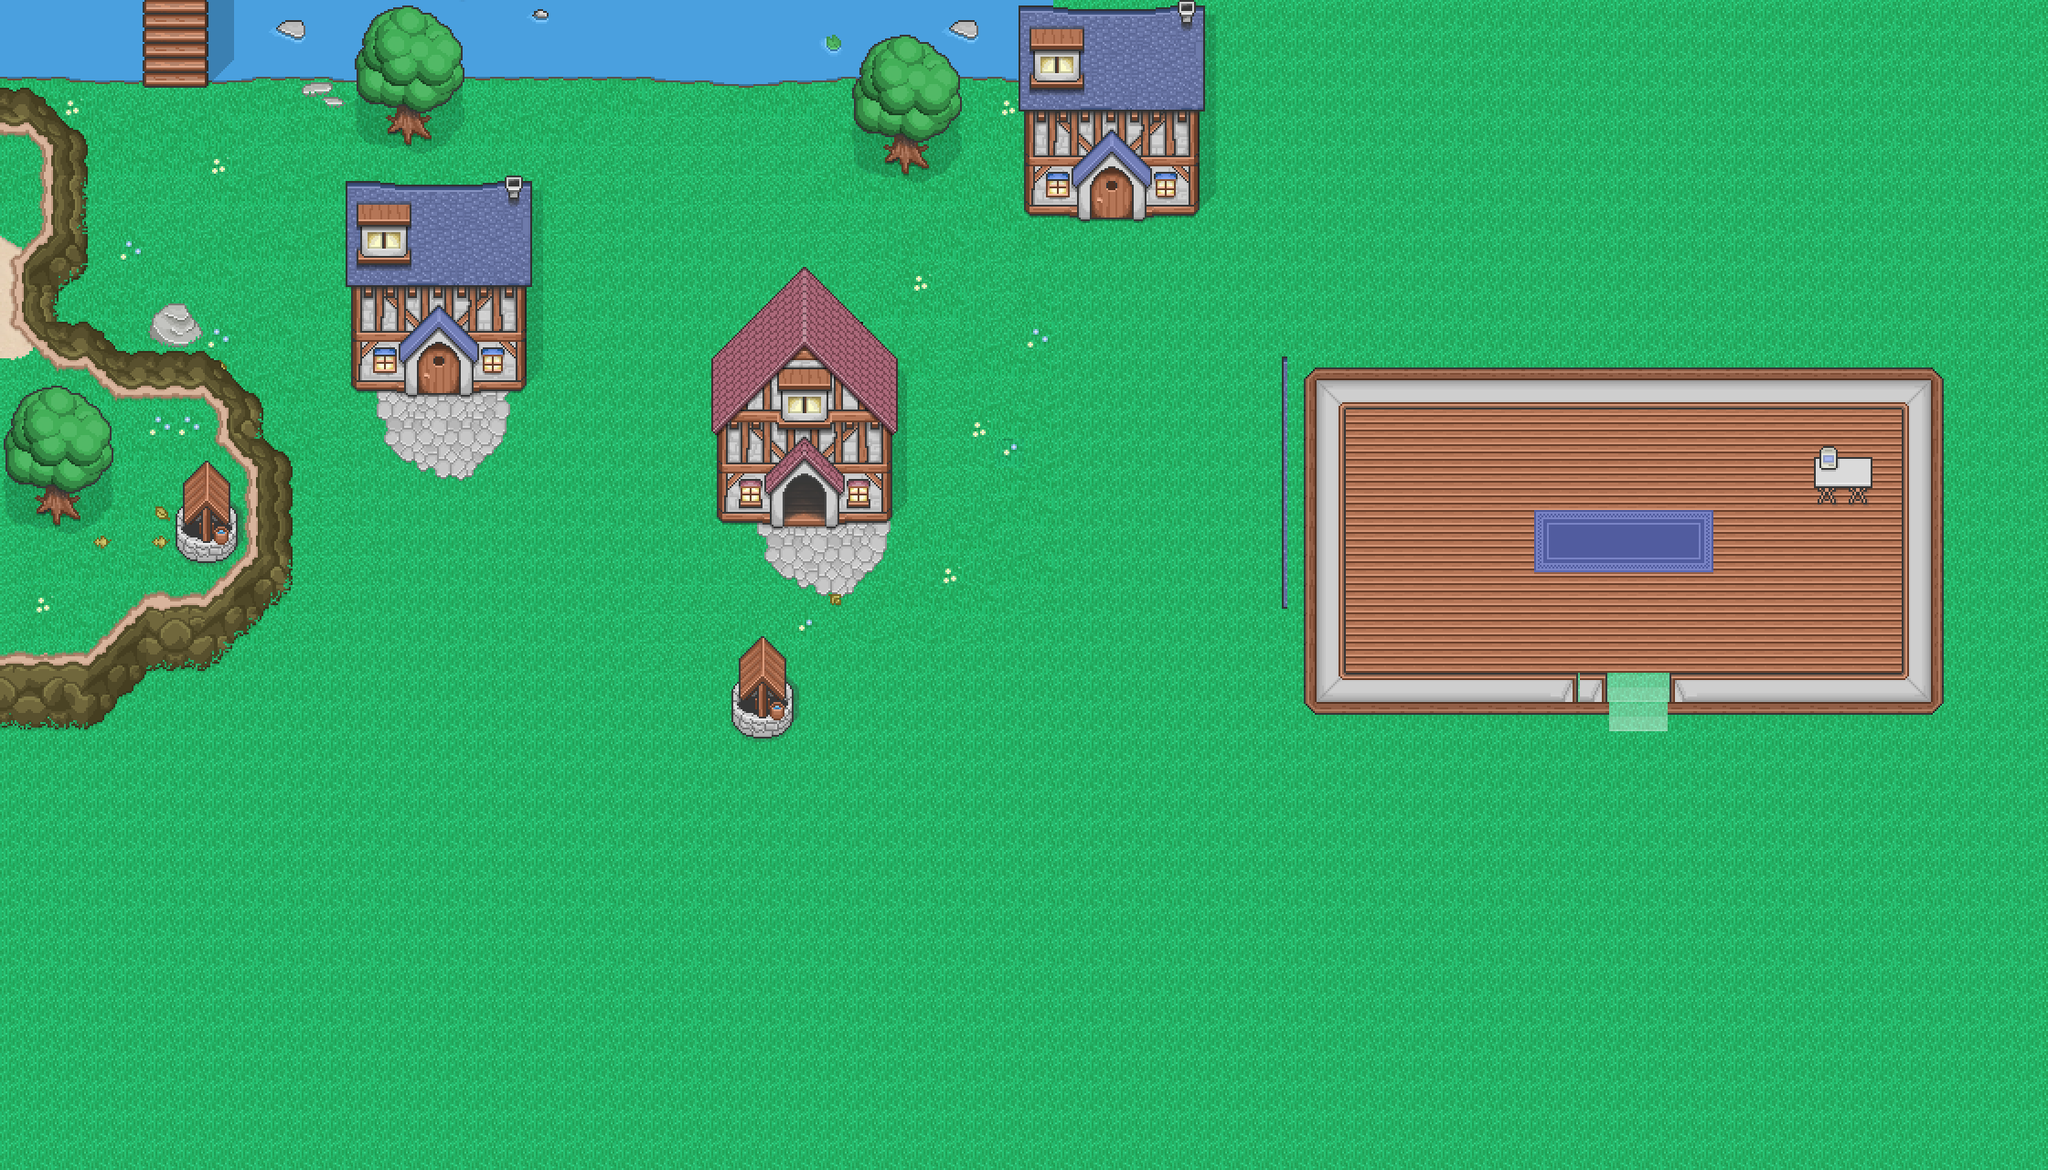

This is a level from a 2D game, rendered from its Tiled map with the project's own tilesets. A one-line summary and the map file follow, with tile-layer data summarised:
An orthogonal 70x40 tile map with 32x32 px tiles, 17 tile layers (ground, groundvariations, mud, grass, ...), 1 hidden layer not drawn and 4 objects (3x MobSpawn, NpcSpawn).

<map version="1.0" orientation="orthogonal" width="70" height="40" tilewidth="32" tileheight="32">
 <properties>
  <property name="LeftExitPoint" value="2" />
  <property name="RightExitPoint" value="1" />
  <property name="UpExitPoint" value="2" />
 </properties>
 <tileset firstgid="1" source="tilesheet.tsx" />
 <layer name="ground" width="70" height="40">
  <data>[2800 cells, 162 non-empty, 4 distinct tile ids]</data>
 </layer>
 <layer name="groundvariations" width="70" height="40">
  <data>[2800 cells, 22 non-empty, 17 distinct tile ids]</data>
 </layer>
 <layer name="mud" width="70" height="40">
  <data>[2800 cells, 4 non-empty, 1 distinct tile ids]</data>
 </layer>
 <layer name="grass" width="70" height="40">
  <data>[2800 cells, 2772 non-empty, 28 distinct tile ids]</data>
 </layer>
 <layer name="stone" width="70" height="40">
  <data>[2800 cells, 77 non-empty, 24 distinct tile ids]</data>
 </layer>
 <layer name="grassvariations" width="70" height="40">
  <data>[2800 cells, 51 non-empty, 33 distinct tile ids]</data>
 </layer>
 <layer name="village boundaries" width="70" height="40">
  <data>[2800 cells, 97 non-empty, 59 distinct tile ids]</data>
 </layer>
 <layer name="river" width="70" height="40">
  <data>[2800 cells, 101 non-empty, 16 distinct tile ids]</data>
 </layer>
 <layer name="Bridge" width="70" height="40">
  <data>[2800 cells, 12 non-empty, 4 distinct tile ids]</data>
 </layer>
 <layer name="HOUSES_BASE" width="70" height="40">
  <data>[2800 cells, 299 non-empty, 29 distinct tile ids]</data>
 </layer>
 <layer name="Houses_Foilage" width="70" height="40">
  <data>[2800 cells, 27 non-empty, 15 distinct tile ids]</data>
 </layer>
 <layer name="Entities" width="70" height="40">
  <data>[2800 cells, 0 non-empty, 0 distinct tile ids]</data>
 </layer>
 <layer name="Houses layer 2" width="70" height="40">
  <data>[2800 cells, 0 non-empty, 0 distinct tile ids]</data>
 </layer>
 <layer name="Houses" width="70" height="40">
  <data>[2800 cells, 206 non-empty, 142 distinct tile ids]</data>
 </layer>
 <layer name="dead trees" width="70" height="40">
  <data>[2800 cells, 6 non-empty, 6 distinct tile ids]</data>
 </layer>
 <layer name="Trees2" width="70" height="40">
  <data>[2800 cells, 70 non-empty, 23 distinct tile ids]</data>
 </layer>
 <layer name="bridges shadows" width="70" height="40">
  <data>[2800 cells, 3 non-empty, 2 distinct tile ids]</data>
 </layer>
 <objectgroup name="MobSpawns">
  <object name="Mob Spawn" type="MobSpawn" x="352" y="512" width="416" height="384">
   <properties>
    <property name="MobId" value="1" />
    <property name="MobMax" value="3" />
    <property name="MobRepeats" value="True" />
    <property name="MobSpawnTime" value="30" />
    <property name="MobStrays" value="True" />
   </properties>
  </object>
  <object name="Mob Spawn" type="MobSpawn" x="800" y="160" width="320" height="256">
   <properties>
    <property name="MobId" value="2" />
    <property name="MobMax" value="3" />
    <property name="MobRepeats" value="True" />
    <property name="MobSpawnTime" value="500" />
    <property name="MobStrays" value="True" />
   </properties>
  </object>
  <object name="Mob Spawn" type="MobSpawn" x="1024" y="544" width="96" height="128">
   <properties>
    <property name="MobId" value="3" />
    <property name="MobMax" value="3" />
    <property name="MobRepeats" value="True" />
    <property name="MobSpawnTime" value="500" />
    <property name="MobStrays" value="True" />
   </properties>
  </object>
 </objectgroup>
 <objectgroup name="NpcSpawns">
  <object name="Guard" type="NpcSpawn" x="1760" y="576" width="32" height="32">
   <properties>
    <property name="NpcId" value="2" />
   </properties>
  </object>
 </objectgroup>
 <layer name="scrap" width="70" height="40" visible="0">
  <data>[2800 cells, 226 non-empty, 43 distinct tile ids]</data>
 </layer>
</map>